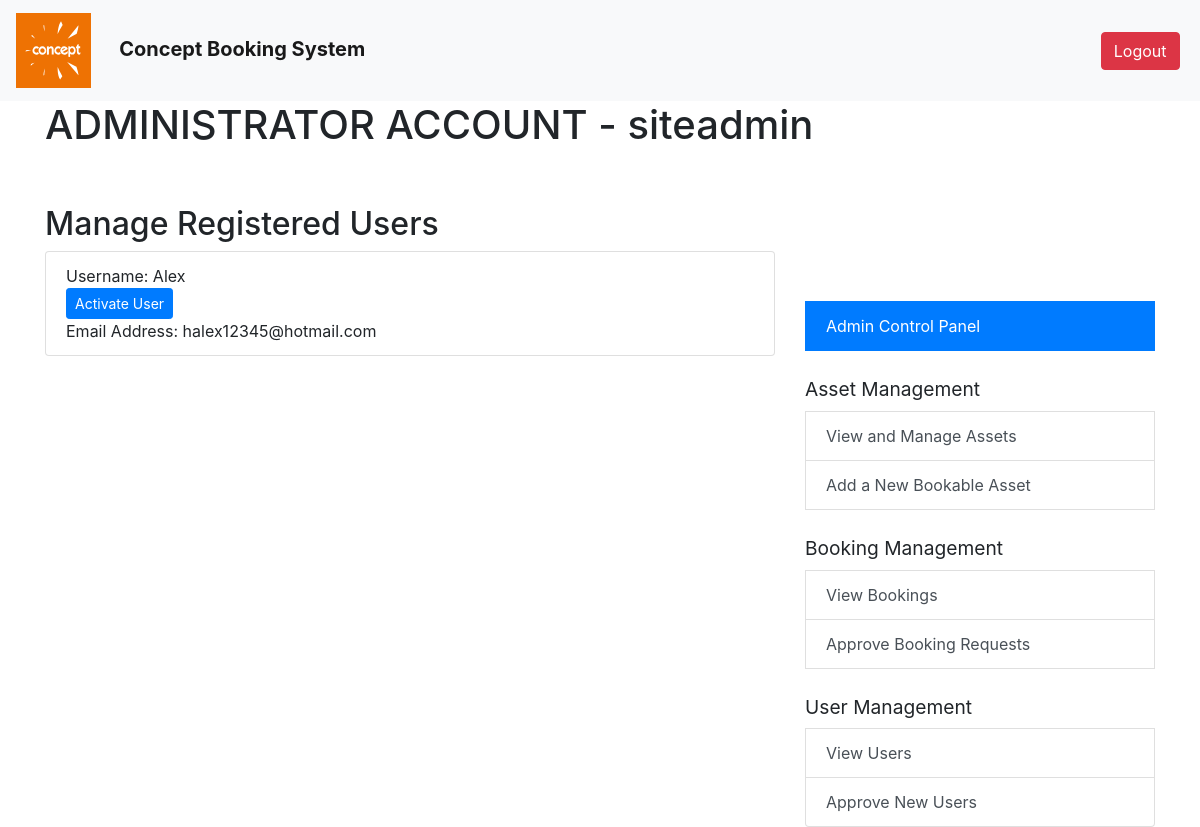
Screenshot of /app/admin_users_manage_new_registrations.php (signed in) with the database file from the repository.
### tables this page shows
CREATE TABLE `Users` (
  `UserID` int(11) NOT NULL AUTO_INCREMENT,
  `Username` varchar(255) NOT NULL,
  `EmailAddress` varchar(255) DEFAULT NULL,
  `PhoneNumberMobile` varchar(20) DEFAULT NULL,
  `PhoneNumberLandline` varchar(20) DEFAULT NULL,
  `Password` varchar(255) NOT NULL,
  `UserType` varchar(50) DEFAULT NULL,
  `FirstName` varchar(255) DEFAULT NULL,
  `MiddleNames` varchar(255) DEFAULT NULL,
  `LastName` varchar(255) DEFAULT NULL,
  `TradingName` varchar(255) DEFAULT NULL,
  `FullCompanyName` varchar(255) DEFAULT NULL,
  `LocationCompanyRegistered` varchar(255) DEFAULT NULL,
  `CompanyRegistrationNumber` varchar(50) DEFAULT NULL,
  `VATNumber` varchar(50) DEFAULT NULL,
  `CompanyAddressBuilding` varchar(255) DEFAULT NULL,
  `CompanyAddressStreet` varchar(255) DEFAULT NULL,
  `CompanyAddressLocality` varchar(255) DEFAULT NULL,
  `CompanyAddressTown` varchar(255) DEFAULT NULL,
  `CompanyAddressCounty` varchar(255) DEFAULT NULL,
  `CompanyAddressPostCode` varchar(50) DEFAULT NULL,
  `CompanyAddressCountry` varchar(255) DEFAULT NULL,
  `CompanyWebsiteAddress` varchar(255) DEFAULT NULL,
  PRIMARY KEY (`UserID`)
);

### app/admin_users_manage_new_registrations.php (the view, shortened to what this page needs)
<?php
require_once 'x-dbconfig.php';
$conn = new mysqli($servername, $username, $password, $dbname);
$sql = "SELECT UserID, Username, FirstName, MiddleNames, LastName, EmailAddress, PhoneNumberMobile, PhoneNumberLandline, TradingName, FullCompanyName, LocationCompanyRegistered, CompanyRegistrationNumber, VATNumber, CompanyAddressBuilding, CompanyAddressStreet, CompanyAddressLocality, CompanyAddressTown, CompanyAddressCounty, CompanyAddressPostCode, CompanyAddressCountry, CompanyWebsiteAddress FROM Users WHERE UserType = 'registered'";
$result = $conn->query($sql);
?>
<!DOCTYPE html>
<html lang="en">
<head>
    <link href="https://stackpath.bootstrapcdn.com/bootstrap/4.3.1/css/bootstrap.min.css" rel="stylesheet">
</head>
<?php require 'x-header.php'; ?>
<div class="container">
<?php
    if (isset($_SESSION["UserType"]) && $_SESSION["UserType"] === "admin") {
        echo '<h1>ADMINISTRATOR ACCOUNT - ' . htmlspecialchars($_SESSION["username"]) . '</h1><br/><br/>';
        echo '<div class="row">';
        echo '<div class="col-8">';
        echo '<h2>Manage Registered Users</h2>';
        echo '<ul class="list-group">';
        if ($result->num_rows > 0) {
            while($row = $result->fetch_assoc()) {
                echo '<li class="list-group-item">';
                echo 'Username: ' . htmlspecialchars($row["Username"]) . '<br/>';
                echo '<a href="admin_users_manage_new_registrations.php?activateUserId=' . $row["UserID"] . '" class="btn btn-primary btn-sm">Activate User</a><br/>';
                $fields = [
                    'FirstName' => 'First Name',
                    'MiddleNames' => 'Middle Names',
                    'LastName' => 'Last Name',
                    'TradingName' => 'Trading Name',
                    'FullCompanyName' => 'Full Company Name',
                    'LocationCompanyRegistered' => 'Location Company Registered',
                    'CompanyRegistrationNumber' => 'Company Registration Number',
                    'VATNumber' => 'VAT Number',
                    'CompanyAddressBuilding' => 'Company Address Building',
                    'CompanyAddressStreet' => 'Company Address Street',
                    'CompanyAddressLocality' => 'Company Address Locality',
                    'CompanyAddressTown' => 'Company Address Town',
                    'CompanyAddressCounty' => 'Company Address County',
                    'CompanyAddressPostCode' => 'Company Address Post Code',
                    'CompanyAddressCountry' => 'Company Address Country',
                    'CompanyWebsiteAddress' => 'Company Website Address',
                    'PhoneNumberMobile' => 'Mobile Phone',
                    'PhoneNumberLandline' => 'Landline Phone',
                    'EmailAddress' => 'Email Address'
                ];
                foreach ($fields as $key => $label) {
                    if (!empty($row[$key])) {
                        echo $label . ': ' . htmlspecialchars($row[$key]) . '<br/>';
                    }
                }
                echo '</li>';
            }
        } else {
            echo '<li class="list-group-item">No new registered users need activating.</li>';
        }
        echo '</ul></div>';
        echo '
            <div class="col-4">
                '; require_once 'x-admin-controls.php';
        echo '
            </div>';
    } else {
        echo '<h1 class="mt-4">WARNING: ' . htmlspecialchars($_SESSION["username"]) . '!</h1>';
        echo '<p>You may not access this page.</p>';
    }
?>
</div>
</body>
</html>

### rows the page displays
users: Username "Alex", label "Email Address", EmailAddress "halex12345@hotmail.com"

### other values shown
$_SESSION["username"] "siteadmin"
